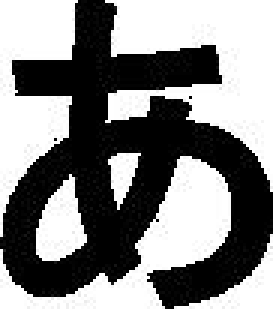
%> input picture cropped_kana/a.jpg, 91 x 103 px (shown 3 times larger); its folder holds only this picture in this run
$ octave ocr_overAllKana.m   (GNU Octave 9; MATLAB toolbox functions it lacks are replaced by stand-ins)
%> lines starting %> are read from the running program, lines starting %| are printed output that depends on the picture; in (x1, y1, x2, y2) boxes, pixels count from 0 and x2, y2 are one past the last pixel; in counts of white or black regions, pixels touching at a corner belong together; the program's own positions count from 1
### showboxes.m
function showboxes(im, boxes, map, out)
% Draw bounding boxes on top of an image.
%   showboxes(im, boxes, out)
%
%   If out is given, a pdf of the image is generated (requires export_fig).

if nargin > 3
  % different settings for producing pdfs
  print = true;
  %wwidth = 2.25;
  %cwidth = 1.25;
  cwidth = 1.4;
  wwidth = cwidth + 1.1;
  imsz = size(im);
  % resize so that the image is 300 pixels per inch
  % and 1.2 inches tall
  scale = 1.2 / (imsz(1)/300);
  im = imresize(im, scale, 'method', 'cubic');
  %f = fspecial('gaussian', [3 3], 0.5);
  %im = imfilter(im, f);
  boxes = (boxes-1)*scale+1;
else
  print = false;
  cwidth = 2;
end

imshow(im);
% image(im);
% colormap(map);
if print
  truesize(gcf);
end
axis image;
axis off;
set(gcf, 'Color', 'white');

if ~isempty(boxes)
  numfilters = floor(size(boxes, 2)/4);
  if print
    % if printing, increase the contrast around the boxes
    % by printing a white box under each color box
    for i = 1:numfilters
      x1 = boxes(:,1+(i-1)*4);
      y1 = boxes(:,2+(i-1)*4);
      x2 = boxes(:,3+(i-1)*4);
      y2 = boxes(:,4+(i-1)*4);
      % remove unused filters
      del = find(((x1 == 0) .* (x2 == 0) .* (y1 == 0) .* (y2 == 0)) == 1);
      x1(del) = [];
      x2(del) = [];
      y1(del) = [];
      y2(del) = [];
      if i == 1
        w = wwidth;
      else
        w = wwidth;
      end

% [4 lines of commented-out code are left out]
        c = 'w';
%      end

      line([x1 x1 x2 x2 x1]', [y1 y2 y2 y1 y1]', 'color', c, 'linewidth', w);
    end
  end
  % draw the boxes with the detection window on top (reverse order)
  for i = numfilters:-1:1
    x1 = boxes(:,1+(i-1)*4);
    y1 = boxes(:,2+(i-1)*4);
    x2 = boxes(:,3+(i-1)*4);
    y2 = boxes(:,4+(i-1)*4);
    % remove unused filters
    del = find(((x1 == 0) .* (x2 == 0) .* (y1 == 0) .* (y2 == 0)) == 1);
    x1(del) = [];
    x2(del) = [];
    y1(del) = [];
    y2(del) = [];
    if i == 1
      c = 'r'; %[160/255 0 0];
      s = '-';
%    elseif i ==  13+1 || i == 14+1
%      c = 'c';
%      s = '--';
    else
      c = 'b';
      s = '-';
    end
    line([x1 x1 x2 x2 x1]', [y1 y2 y2 y1 y1]', 'color', c, 'linewidth', cwidth, 'linestyle', s);
  end
end

% save to pdf
if print
  % requires export_fig from http://www.mathworks.com/matlabcentral/fileexchange/23629-exportfig
  export_fig([out]);
end

### ocr_overAllKana.m
images = dir('cropped_kana/*.jpg');
figure;
hold on;
for j=1:length(images)
    [I, map] = imread(strcat('cropped_kana/',getfield(images(j),'name')));
%> I is the input picture: size 103x91 uint8; min 0, max 255, mean 132.1
%> map = []

    %Binarization
    %turn image into black and white
    BW = im2bw(I, 0.9);
%> BW: size 103x91 logical; 51.6% white; 6 black regions (5 under 20 px), largest, box (x1, y1, x2, y2) and area: (0, 0, 91, 103) 4531
    inv_BW = 1-BW;
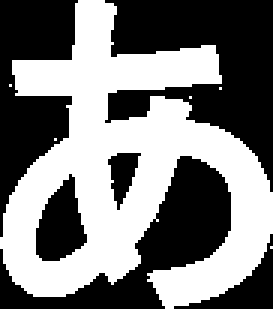
%> inv_BW: size 103x91 double (shown 3 times larger); values 0 (black) and 1 (white), 48.4% white; 6 white regions (5 under 20 px), largest, box (x1, y1, x2, y2) and area: (0, 0, 91, 103) 4531

    %Segmentation

    row_start = [];
    row_end = [];
    %horizontal pixel scan, find top/bottom of each row (any row with a black pixel)
    BW_row_sum = sum(inv_BW,2);
%> BW_row_sum = 103 values, max 73 at index 91, min 3 at index 103, mean 44.04
    flag = 0;

    for n=1:length(BW_row_sum)
        if flag==0 && BW_row_sum(n)~=0
            row_start = [row_start n];
            flag = 1;
        elseif flag~=0 && BW_row_sum(n)==0
            row_end = [row_end n-1];
            flag = 0;
        end
    end
    % edge case, if row ends at bottom of image, need to save final row_end
    % index
    if BW_row_sum(length(BW_row_sum))>0
        row_end = [row_end length(BW_row_sum)];
%> row_end = 103
    end

    %per row: vertical scan, find left/right of each character (any column with a single black pixel)
    col_start = {};
    col_end = {};

    for m=1:length(row_start)
        % retrieve section of inverse image that is the row
        BW_col = inv_BW(row_start(m):row_end(m),:);
        BW_col_sum = sum(BW_col);
        flag = 0;
        col_start{m} = [];
        col_end{m} = [];
        for n=1:length(BW_col_sum)
            if flag==0 && BW_col_sum(n)~=0
                col_start{m} = [col_start{m} n];
                flag = 1;
            elseif flag~=0 && BW_col_sum(n)==0
                col_end{m} = [col_end{m} n-1];
                flag = 0;
            end
        end
        % edge case, if row ends at bottom of image, need to save final row_end
        % index
        if BW_col_sum(length(BW_col_sum))>0
            col_end{m} = [col_end{m} length(BW_col_sum)];
        end
    end
%> after the loop, col_end = {91}; col_start = {1}

    %draw bounding boxes
    bboxes = [];
    for n=1:length(row_start)
        for m=1:length(col_start{n})
            bboxes=[bboxes; col_start{n}(m) row_start(n) col_end{n}(m) row_end(n)];
        end
    end
%> after the loop, bboxes = [1 1 91 103]
    subplot(5, 10, j);
    showboxes(BW,bboxes,map);
%> in showboxes, `numfilters = floor(size(boxes, 2)/4);`: numfilters = 1
%> the loop in showboxes, `for i = numfilters:-1:1` made 1 pass
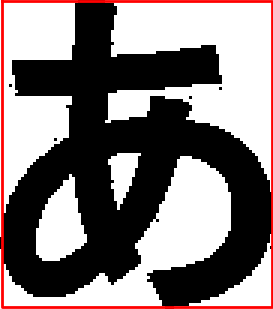
%> figure redrawn from the program's plot data; shown 3 times larger

    %crop characters out of each image
    cropped_characters = {};
    for n=1:length(row_start)
        for m=1:length(col_start{n})
            cropped_characters{n*(m-1)+m} = BW(row_start(n):row_end(n), col_start{n}(m):col_end{n}(m));
        end
    end
%> after the loop, cropped_characters = 1 item

    %Character recognition
    %
end

$ run again, on cropped_kana/ha.jpg
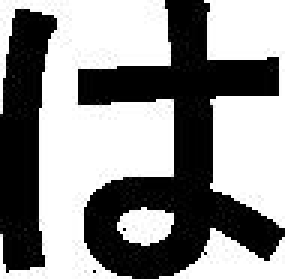
%> input picture cropped_kana/ha.jpg, 95 x 93 px (shown 3 times larger)
%> I is the input picture: size 93x95 uint8; min 0, max 255, mean 142.3
%> map = []
%> BW: size 93x95 logical; 55.6% white; 7 black regions (5 under 20 px), largest, box (x1, y1, x2, y2) and area: (25, 0, 95, 93) 2789, (0, 3, 19, 91) 1127
%> `inv_BW = 1-BW;`:
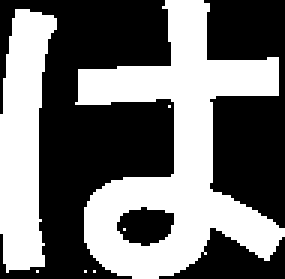
%> inv_BW: size 93x95 double (shown 3 times larger); values 0 (black) and 1 (white), 44.4% white; 7 white regions (5 under 20 px), largest, box (x1, y1, x2, y2) and area: (25, 0, 95, 93) 2789, (0, 3, 19, 91) 1127
%> BW_row_sum = 93 values, max 80 at index 24, min 9 at index 93, mean 42.16
%> row_end = 93
%> after the loop `for m=1:length(row_start)`: col_end = {[19 95]}; col_start = {[1 26]}
%> after the loop `for n=1:length(row_start)`: bboxes = [1 1 19 93; 26 1 95 93]
%> numfilters = 1
%> the loop in showboxes, `for i = numfilters:-1:1` made 1 pass
%> (c, s) on pass 1: ('r', '-')
%> `showboxes(BW,bboxes,map);`:
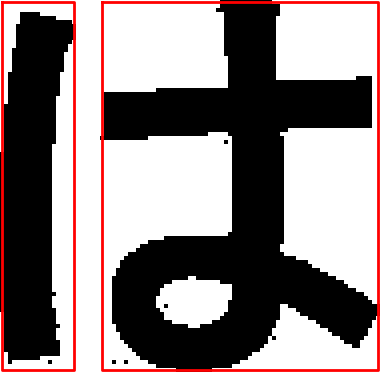
%> figure redrawn from the program's plot data; shown 4 times larger
%> after the loop `for n=1:length(row_start)`: cropped_characters = 3 items

$ run again, on cropped_kana/he.jpg
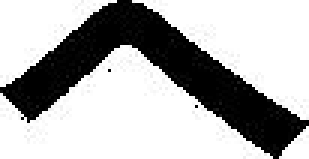
%> input picture cropped_kana/he.jpg, 103 x 53 px (shown 3 times larger)
%> I is the input picture: size 53x103 uint8; min 0, max 255, mean 177.1
%> map = []
%> BW: size 53x103 logical; 69.3% white; 4 black regions (3 under 20 px), largest, box (x1, y1, x2, y2) and area: (0, 0, 103, 53) 1671
%> `inv_BW = 1-BW;`:
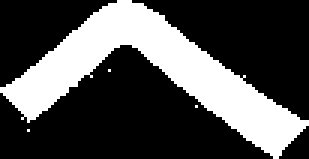
%> inv_BW: size 53x103 double (shown 3 times larger); values 0 (black) and 1 (white), 30.7% white; 4 white regions (3 under 20 px), largest, box (x1, y1, x2, y2) and area: (0, 0, 103, 53) 1671
%> BW_row_sum = 53 values, max 49 at index 29, min 2 at index 53, mean 31.58
%> row_end = 53
%> after the loop `for m=1:length(row_start)`: col_end = {103}; col_start = {1}
%> after the loop `for n=1:length(row_start)`: bboxes = [1 1 103 53]
%> numfilters = 1
%> the loop in showboxes, `for i = numfilters:-1:1` made 1 pass
%> `showboxes(BW,bboxes,map);`:
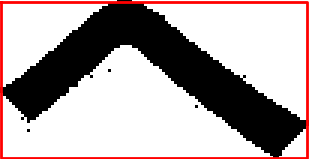
%> figure redrawn from the program's plot data; shown 3 times larger
%> after the loop `for n=1:length(row_start)`: cropped_characters = 1 item

$ run again, on cropped_kana/hi.jpg
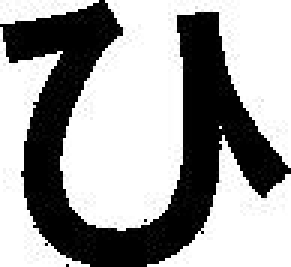
%> input picture cropped_kana/hi.jpg, 97 x 89 px (shown 3 times larger)
%> I is the input picture: size 89x97 uint8; min 0, max 255, mean 159.6
%> map = []
%> BW: size 89x97 logical; 62.5% white; 11 black regions (10 under 20 px), largest, box (x1, y1, x2, y2) and area: (0, 0, 97, 89) 3230
%> `inv_BW = 1-BW;`:
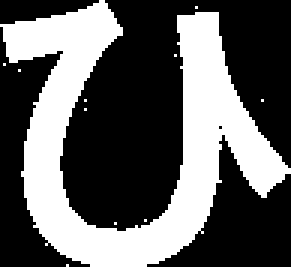
%> inv_BW: size 89x97 double (shown 3 times larger); values 0 (black) and 1 (white), 37.5% white; 11 white regions (10 under 20 px), largest, box (x1, y1, x2, y2) and area: (0, 0, 97, 89) 3230
%> BW_row_sum = 89 values, max 54 at index 9, min 2 at index 1, mean 36.4
%> row_end = 89
%> after the loop `for m=1:length(row_start)`: col_end = {97}; col_start = {1}
%> after the loop `for n=1:length(row_start)`: bboxes = [1 1 97 89]
%> numfilters = 1
%> the loop in showboxes, `for i = numfilters:-1:1` made 1 pass
%> `showboxes(BW,bboxes,map);`:
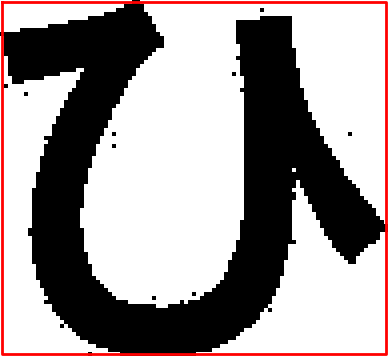
%> figure redrawn from the program's plot data; shown 4 times larger
%> after the loop `for n=1:length(row_start)`: cropped_characters = 1 item

$ run again, on cropped_kana/chi.jpg
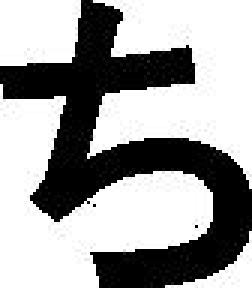
%> input picture cropped_kana/chi.jpg, 84 x 96 px (shown 3 times larger)
%> I is the input picture: size 96x84 uint8; min 0, max 255, mean 161.3
%> map = []
%> BW: size 96x84 logical; 63.1% white; 6 black regions (5 under 20 px), largest, box (x1, y1, x2, y2) and area: (0, 0, 84, 96) 2972
%> `inv_BW = 1-BW;`:
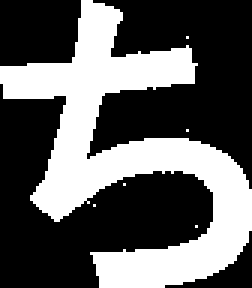
%> inv_BW: size 96x84 double (shown 3 times larger); values 0 (black) and 1 (white), 36.9% white; 6 white regions (5 under 20 px), largest, box (x1, y1, x2, y2) and area: (0, 0, 84, 96) 2972
%> BW_row_sum = 96 values, max 65 at index 23, min 4 at index 1, mean 31.01
%> row_end = 96
%> after the loop `for m=1:length(row_start)`: col_end = {84}; col_start = {1}
%> after the loop `for n=1:length(row_start)`: bboxes = [1 1 84 96]
%> numfilters = 1
%> the loop in showboxes, `for i = numfilters:-1:1` made 1 pass
%> `showboxes(BW,bboxes,map);`:
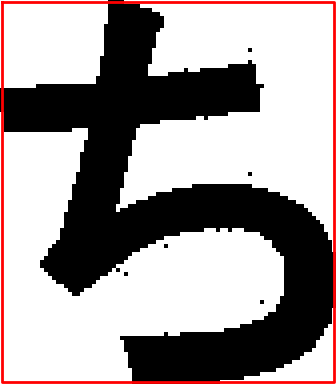
%> figure redrawn from the program's plot data; shown 4 times larger
%> after the loop `for n=1:length(row_start)`: cropped_characters = 1 item
